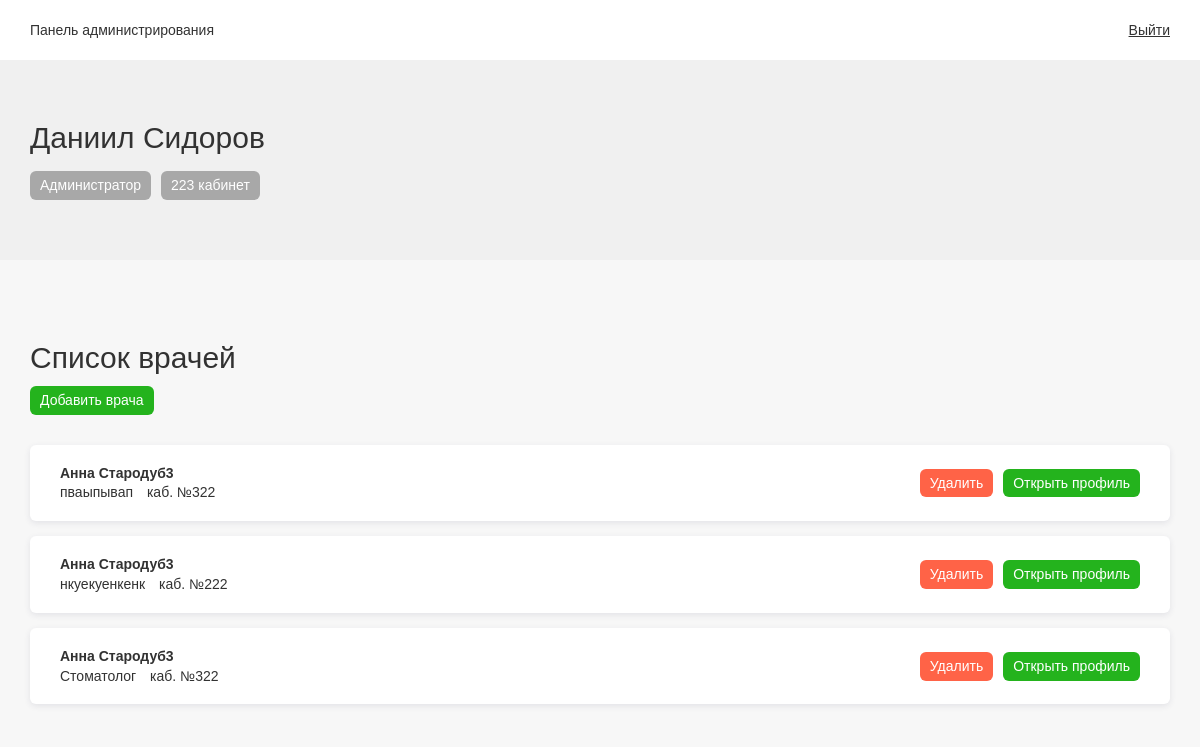
The page /admin (signed in) on the database its author committed.
### tables this page shows
CREATE TABLE IF NOT EXISTS `user` (
  `id` int(11) NOT NULL AUTO_INCREMENT,
  `login` varchar(255) NOT NULL DEFAULT '0',
  `password` varchar(255) NOT NULL DEFAULT '0',
  `name` varchar(255) NOT NULL DEFAULT '0',
  `specialization` varchar(255) NOT NULL DEFAULT '0',
  `cabinet` int(3) NOT NULL DEFAULT '0',
  `active` tinyint(1) NOT NULL DEFAULT '0',
  `role_id` int(11) NOT NULL DEFAULT '0',
  PRIMARY KEY (`id`)
);

### helpers/functions.php (called while the page is built, shortened)
<?php
function queryToArray($query)
{
    $result = [];
    while ($row = $query->fetch_assoc())
    {
        $result[] = $row;
    }
    return $result;
}

### admin/index.php (the view, shortened to what this page needs)
<?php
require_once '../connection.php';
require_once '../helpers/functions.php';
if (isset($_SESSION['auth']))
{
    $user_id = $_SESSION['id'];
    $link = mysqli_connect($host, $user, $password, $db_name);
    $query = "SELECT * FROM user WHERE id = '$user_id'";
    $result = mysqli_query($link, $query);
    $user = mysqli_fetch_assoc($result);
    if ($user['role_id'] == 1)
    {
        $doctors = [];
        $doctors_query = mysqli_query($link, "SELECT * FROM user WHERE role_id = 2") or die(mysqli_error($link));
        $doctors = queryToArray($doctors_query);
    }
    else
    {
        http_response_code(403);
        die('Нет доступа');
    }
}
else
{
    header("Location: /login.php");
}
?>
<!DOCTYPE html>
<html>
<head>
    <link rel="stylesheet" href="../css/reset.css"/>
    <link rel="stylesheet" href="../css/bootstrap-grid.css"/>
    <link rel="stylesheet" href="../css/account.css"/>
</head>
<body>
<div class="account">
    <div class="header">
        <div class="container">
            <div class="row">
                <div class="col-md-12">
                    <div class="logo">
                        <span class="name">Панель администрирования</span>
                    </div>
                    <div class="links">
                        <ul>
                            <li><a href="../logout.php">Выйти</a></li>
                        </ul>
                    </div>
                </div>
            </div>
        </div>
    </div>
    <div class="user-info">
        <div class="container">
            <div class="row">
                <div class="col-md-12">
                    <span class="name"><?= $user['name'] ?></span>
                    <div class="doctor-info clearfix">
                        <span class="specialization"><?= $user['specialization'] ?></span>
                        <span class="cabinet"><?= $user['cabinet'] ?> кабинет</span>
                    </div>
                </div>
            </div>
        </div>
    </div>
    <div class="admin-index">
        <div class="container">
            <div class="row">
                <div class="col-md-12">
                    <div class="section-header">
                        <h1 class="title">Список врачей</h1>
                        <div class="header-action clearfix">
                            <a href="add-doctor.php" class="add">Добавить врача</a>
                        </div>
                    </div>
                </div>
            </div>
            <div class="doctor-list">
                <div class="row">
                    <div class="doctor-list-ajax">
                        <?php if (!empty($doctors)): ?>
                            <?php foreach ($doctors as $item): ?>
                                <div class="col-md-12">
                                    <div class="item clearfix" data-id="<?= $item['id'] ?>">
                                        <div class="doctor-info">
                                            <span class="name"><?= $item['name'] ?></span>
                                            <span class="specialization"><?= $item['specialization'] ?></span>
                                            <span class="cabinet">каб. №<?= $item['cabinet'] ?></span>
                                        </div>
                                        <div class="action clearfix">
                                            <a href="view-doctor.php?id=<?= $item['id'] ?>" class="open">Открыть профиль</a>
                                            <a href="" class="delete">Удалить</a>
                                        </div>
                                    </div>
                                </div>
                            <?php endforeach; ?>
                        <?php else: ?>
                            <div class="col-md-12">
                                <p>Нет врачей</p>
                            </div>
                        <?php endif; ?>
                    </div>
                </div>
            </div>
        </div>
    </div>
</div>
</body>
</html>

### css/account.css (style rules this page uses)
html, body { height: 100%; margin: 0; padding: 0; overflow: hidden; }
body { overflow: auto; background: #f7f7f7; color: #323232; line-height: 1.2; font-family: arial, verdana, sans-serif; }
a { text-decoration: none; color: inherit; }
.account .header { height: 60px; background: #ffffff; line-height: 60px; box-shadow: 0 0 10px rgba(0, 0, 0, 0.05); }
.account .header .logo { float: left; }
.account .header .links { float: right; }
.account .header .links ul { list-style: none; }
.account .header .links ul li { float: left; margin-left: 30px; }
.account .header .links ul li a { text-decoration: underline; }
.account .user-info { background: #f0f0f0; padding: 60px 0; }
.account .user-info .name { font-size: 30px; display: block; margin-bottom: 15px; }
.account .user-info .specialization { display: block; float: left; font-size: 14px; padding: 6px 10px; background: rgba(0, 0, 0, 0.3); border-radius: 6px; color: #fff; margin-right: 10px; }
.account .user-info .cabinet { display: block; float: left; font-size: 14px; padding: 6px 10px; background: rgba(0, 0, 0, 0.3); border-radius: 6px; color: #fff; margin-right: 10px; }
.account .admin-index { margin-top: 60px; }
.account .admin-index .section-header .title { font-size: 30px; margin-bottom: 0; }
.account .admin-index .section-header .header-action { margin-top: 10px; }
.account .admin-index .section-header .header-action a { display: block; float: left; padding: 6px 10px; margin-right: 10px; border-radius: 6px; }
.account .admin-index .section-header .header-action a.add { background: #24b31d; color: #fff; }
.account .admin-index .doctor-list { margin-top: 30px; }
.account .admin-index .doctor-list .item { padding: 20px 30px; background: #fff; border-radius: 6px; box-shadow: 0 2px 6px rgba(50, 50, 90, 0.1); margin-bottom: 15px; }
.account .admin-index .doctor-list .item .doctor-info { float: left; }
.account .admin-index .doctor-list .item .doctor-info .name { font-weight: 600; display: block; margin-bottom: 3px; }
.account .admin-index .doctor-list .item .doctor-info .specialization { font-size: 14px; margin-right: 10px; }
.account .admin-index .doctor-list .item .action { float: right; margin-top: 4px; }
.account .admin-index .doctor-list .item .action a { display: block; float: right; margin-left: 10px; padding: 6px 10px; border-radius: 6px; }
.account .admin-index .doctor-list .item .action a.open { background: #24b31d; color: #fff; }
.account .admin-index .doctor-list .item .action a.delete { background: tomato; color: #fff; }

### rows shown on the page
user: name "Даниил Сидоров", specialization "Администратор", cabinet "223"
user: name "Анна Стародуб3", specialization "пваыпывап", cabinet "322"
user: name "Анна Стародуб3", specialization "нкуекуенкенк", cabinet "222"
user: name "Анна Стародуб3", specialization "Стоматолог", cabinet "322"
